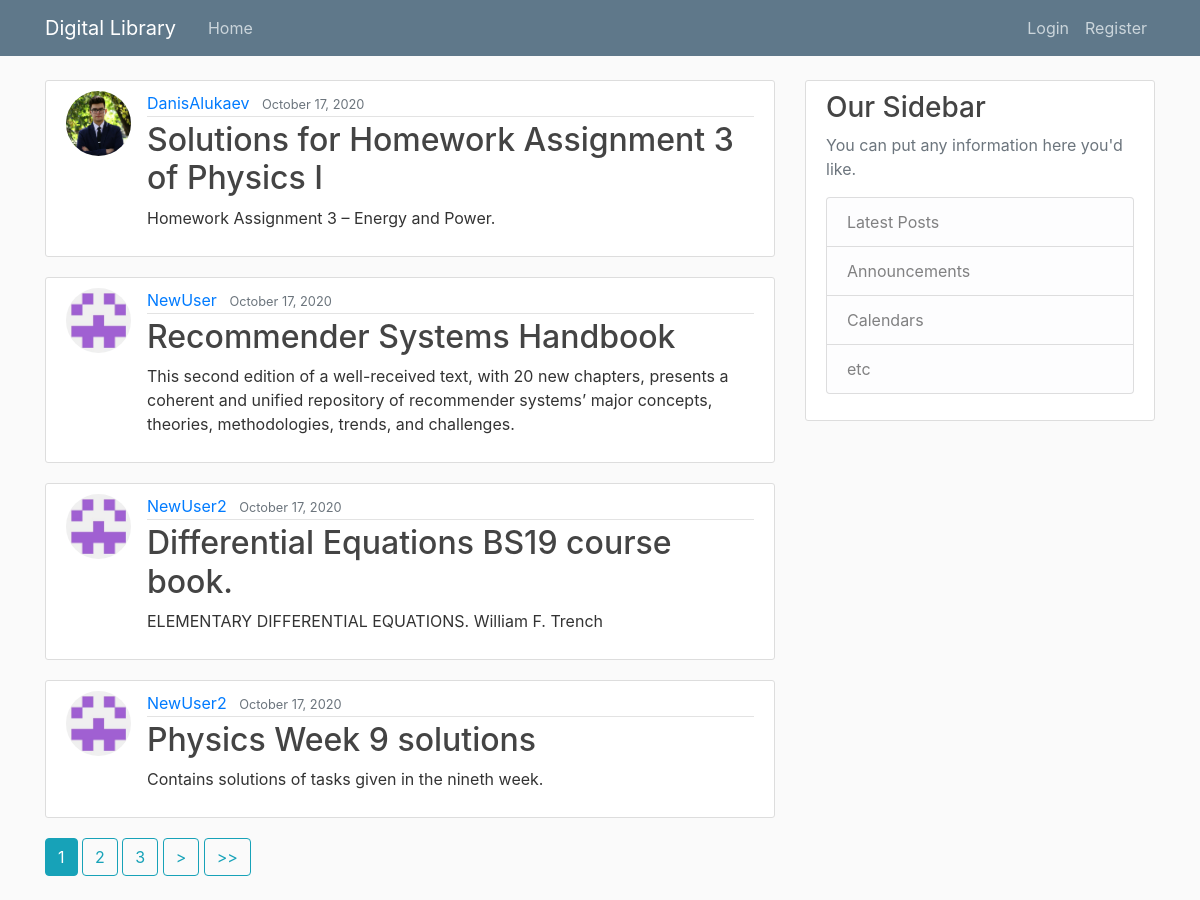
The page / on the database its author committed.
### Storage/models.py (models this page shows, shortened)
class Upload(models.Model):
    title = models.CharField(max_length=50)
    content = models.TextField()
    date = models.DateTimeField(default=timezone.now)
    user = models.ForeignKey(User, on_delete=models.CASCADE)
    document = models.FileField(upload_to='documents/')
    tags = models.ManyToManyField(Tag, help_text="Select the tags")

### Users/models.py (models this page shows, shortened)
class Profile(models.Model):
    user = models.OneToOneField(User, on_delete=models.CASCADE)
    image = models.ImageField(default='default.jpg', upload_to='profile_pics')

### Storage/views.py (the view)
# urls.py: path('', UploadListView.as_view(), name='Storage-workspace'),
class UploadListView(ListView):
    model = Upload
    template_name = 'Storage/home.html'
    context_object_name = 'uploads'
    ordering = ['-date']
    paginate_by = 4

### Storage/templates/Storage/home.html (shortened to what this page needs)
{% extends "Storage/base.html" %}
{% block content %}
    {% for upload in uploads %}
        <article class="media content-section">
            <img class="rounded-circle article-img" src="{{ upload.user.profile.image.url }}">
          <div class="media-body">
            <div class="article-metadata">
              <a class="mr-2" href="{% url 'User-uploads' upload.user.username %}">{{ upload.user }}</a>
              <small class="text-muted">{{ upload.date|date:"F d, Y" }}</small>
            </div>
            <h2><a class="article-title" href="{% url 'Content-detail' upload.id %}">{{ upload.title }}</a></h2>
            <p class="article-content">{{ upload.content }}</p>
          </div>
        </article>
    {% endfor %}
    {% if is_paginated %}
        {% for num in page_obj.paginator.page_range %}
            {% if page_obj.number == num %}
                <a class="btn btn-info mb-4" href="?page={{ num }}">{{ num }}</a>
            {% elif num > page_obj.number|add:'-3' and num < page_obj.number|add:'3' %}
                <a class="btn btn-outline-info mb-4" href="?page={{ num }}">{{ num }}</a>
            {% endif %}
        {% endfor %}
        {% if page_obj.has_next %}
            <a class="btn btn-outline-info mb-4" href="?page={{ page_obj.next_page_number}}"> > </a>
            <a class="btn btn-outline-info mb-4" href="?page={{ page_obj.paginator.num_pages }}"> >> </a>
        {% endif %}
    {% endif %}
{% endblock content%}

### Storage/static/Storage/main.css (style rules this page uses)
body { background: #fafafa; color: #333333; margin-top: 5rem; }
h1, h2, h3, h4, h5, h6 { color: #444444; }
.content-section { background: #ffffff; padding: 10px 20px; border: 1px solid #dddddd; border-radius: 3px; margin-bottom: 20px; }
.article-title { color: #444444; }
.article-content { white-space: pre-line; }
.article-img { height: 65px; width: 65px; margin-right: 16px; }
.article-metadata { padding-bottom: 1px; margin-bottom: 4px; border-bottom: 1px solid #e3e3e3 }

### rows shown on the page
Upload: user.profile.image (placeholder picture), user "DanisAlukaev", date "October 17, 2020", title "Solutions for Homework Assignment 3 of Physics I", content "Homework Assignment 3 – Energy and Power."
Upload: user.profile.image (placeholder picture), user "NewUser", date "October 17, 2020", title "Recommender Systems Handbook", content "This second edition of a well-received text, with 20 new chapters, presents a coherent and unified repository of recommender systems’ major concepts, theories, methodologies, trends, and challenges."
Upload: user.profile.image (placeholder picture), user "NewUser2", date "October 17, 2020", title "Differential Equations BS19 course book.", content "ELEMENTARY DIFFERENTIAL EQUATIONS. William F. Trench"
Upload: user.profile.image (placeholder picture), user "NewUser2", date "October 17, 2020", title "Physics Week 9 solutions", content "Contains solutions of tasks given in the nineth week."

### other values the page prints
{{ num }} "1"
{{ num }} "2" "3"
